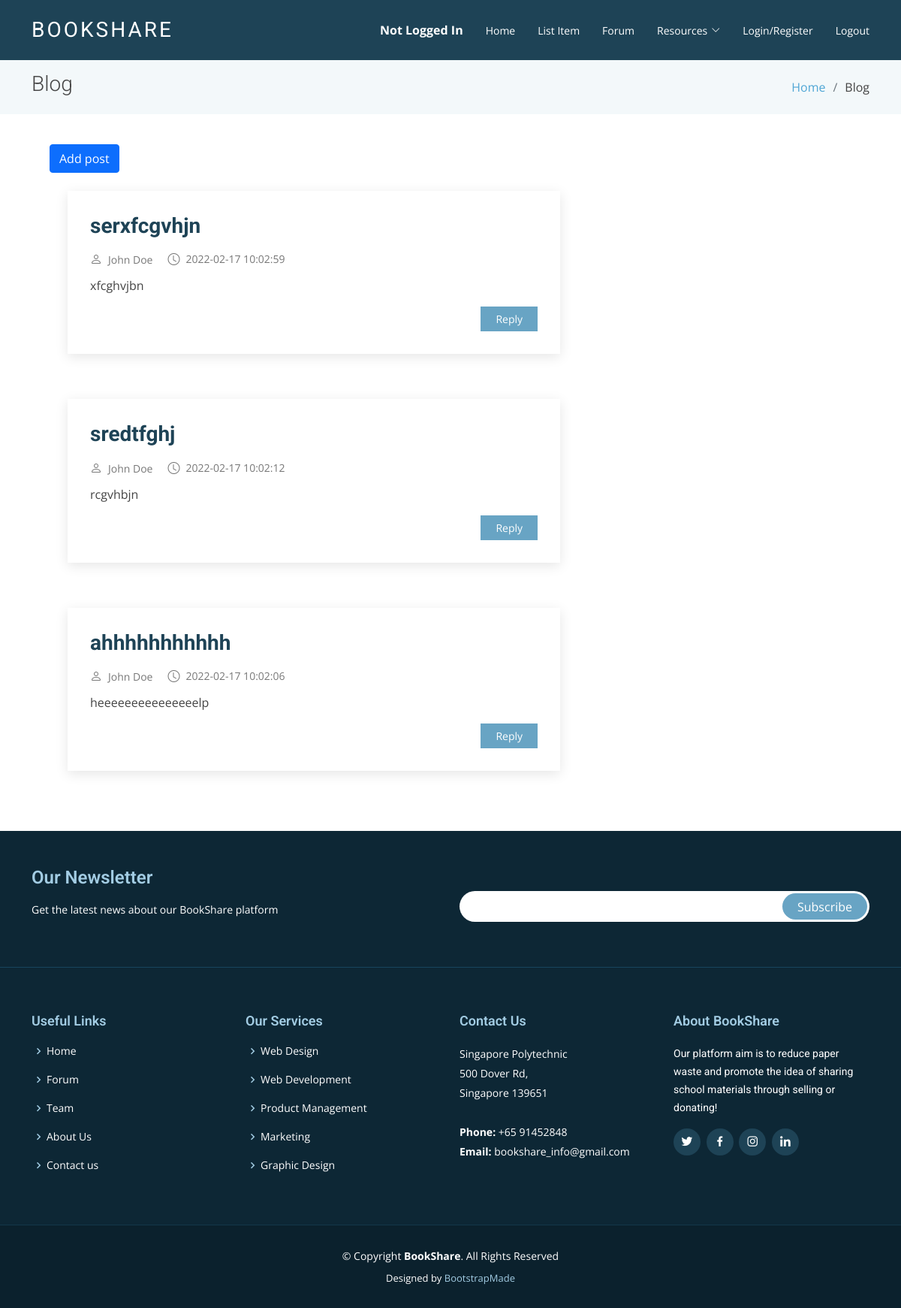
/forum.php, run on the app's committed database.
### tables this page shows
CREATE TABLE IF NOT EXISTS `forum` (
  `id` mediumint(8) UNSIGNED NOT NULL AUTO_INCREMENT,
  `title` varchar(100) DEFAULT NULL,
  `username` varchar(20) NOT NULL,
  `content` varchar(50000) NOT NULL,
  `timestamp` datetime NOT NULL DEFAULT CURRENT_TIMESTAMP,
  `mainid` mediumint(8) UNSIGNED DEFAULT NULL,
  PRIMARY KEY (`id`)
);

### forum.php (the view, shortened to what this page needs)
<!DOCTYPE html>
<html lang="en">
<head>
  <link href="assets/vendor/animate.css/animate.min.css" rel="stylesheet">
  <link href="assets/vendor/aos/aos.css" rel="stylesheet">
  <link href="assets/vendor/bootstrap/css/bootstrap.min.css" rel="stylesheet">
  <link href="assets/vendor/bootstrap-icons/bootstrap-icons.css" rel="stylesheet">
  <link href="assets/vendor/boxicons/css/boxicons.min.css" rel="stylesheet">
  <link href="assets/vendor/glightbox/css/glightbox.min.css" rel="stylesheet">
  <link href="assets/vendor/swiper/swiper-bundle.min.css" rel="stylesheet">
  <link href="assets/css/style.css" rel="stylesheet">
</head>
<body>
     <?php include "header.php";
?>
  <main id="main">
    <section class="breadcrumbs">
      <div class="container">
        <div class="d-flex justify-content-between align-items-center">
          <h2>Blog</h2>
          <ol>
             <li><a class="" href="index.php">Home</a></li>
            <li>Blog</li>
          </ol>
        </div>
      </div>
    </section>
    <section id="blog" class="blog d-flex justify-content-center">
      <div class="row container" data-aos="fade-up">
          <div class="col-lg-8">
              <div class="entries">
                  <form action="listPost.php" >
        <input type="submit" class="btn btn-primary" value="Add post">
    </form>
                  <br>
            <?php
            echo "<div class='container'>";
            $select = "select * from forum WHERE mainid IS NULL or mainid = ''";
            $conn = OpenCon();
            $posts = mysqli_query($conn, $select);
            if(mysqli_num_rows($posts) > 0){
                while($rows = mysqli_fetch_array($posts, MYSQLI_ASSOC)){
                    ?>
            <article class="entry">
              <h2 class="entry-title">
                <a ><?php echo $rows['title']; ?></a>
              </h2>
              <div class="entry-meta">
                <ul>
                  <li class="d-flex align-items-center"><a ><i class="bi bi-person"></i><?php echo $rows['username']; ?></a></li>
                  <li class="d-flex align-items-center"><a ><i class="bi bi-clock"></i><a ><time datetime="2020-01-01"><?php echo $rows['timestamp']; ?></time></a></li>
                </ul>
              </div>
              <div class="entry-content">
                <p><?php echo $rows['content']; ?></p>
                <div class="read-more">
                  <?php echo "<a href='forumComments.php?id=".$rows['id']."'>Reply</a>" ; ?>
                </div>
              </div>
            </article>
            <?php } } ?>
            </div>
          </div>
          </div>
          <div class="col-lg-4">
            </div>
    </section>
  </main>
  <?php include 'footer.php';?>
</body>
</html>

### assets/css/style.css (style rules this page uses)
body { font-family: "Open Sans", sans-serif; color: #444; }
a { color: #4fa6d5; text-decoration: none; }
h1, h2, h3, h4, h5, h6, .font-primary { font-family: "Roboto", sans-serif; }
#main { margin-top: 80px; }
section { padding: 60px 0; }
.breadcrumbs { padding: 15px 0; background-color: #f3f8fa; min-height: 40px; }
.breadcrumbs h2 { font-size: 28px; font-weight: 300; }
.breadcrumbs ol { display: flex; flex-wrap: wrap; list-style: none; padding: 0; margin: 0; }
.breadcrumbs ol li + li { padding-left: 10px; }
.breadcrumbs ol li + li::before { display: inline-block; padding-right: 10px; color: #6c757d; content: "/"; }
.blog { padding: 40px 0 20px 0; }
.blog .entry { padding: 30px; margin-bottom: 60px; box-shadow: 0 4px 16px rgba(0, 0, 0, 0.1); }
.blog .entry .entry-title { font-size: 28px; font-weight: bold; padding: 0; margin: 0 0 20px 0; }
.blog .entry .entry-title a { color: #1e4356; transition: 0.3s; }
.blog .entry .entry-meta { margin-bottom: 15px; color: #72afce; }
.blog .entry .entry-meta ul { display: flex; flex-wrap: wrap; list-style: none; align-items: center; padding: 0; margin: 0; }
.blog .entry .entry-meta ul li + li { padding-left: 20px; }
.blog .entry .entry-meta i { font-size: 16px; margin-right: 8px; line-height: 0; }
.blog .entry .entry-meta a { color: #777777; font-size: 14px; display: inline-block; line-height: 1; }
.blog .entry .entry-content p { line-height: 24px; }
.blog .entry .entry-content .read-more { -moz-text-align-last: right; text-align-last: right; }
.blog .entry .entry-content .read-more a { display: inline-block; background: #68A4C4; color: #fff; padding: 6px 20px; transition: 0.3s; font-size: 14px; }

### data on the page
forum: title "serxfcgvhjn", username "John Doe", timestamp "2022-02-17 10:02:59", content "xfcghvjbn"
forum: title "sredtfghj", username "John Doe", timestamp "2022-02-17 10:02:12", content "rcgvhbjn"
forum: title "ahhhhhhhhhhh", username "John Doe", timestamp "2022-02-17 10:02:06", content "heeeeeeeeeeeeeeelp"
